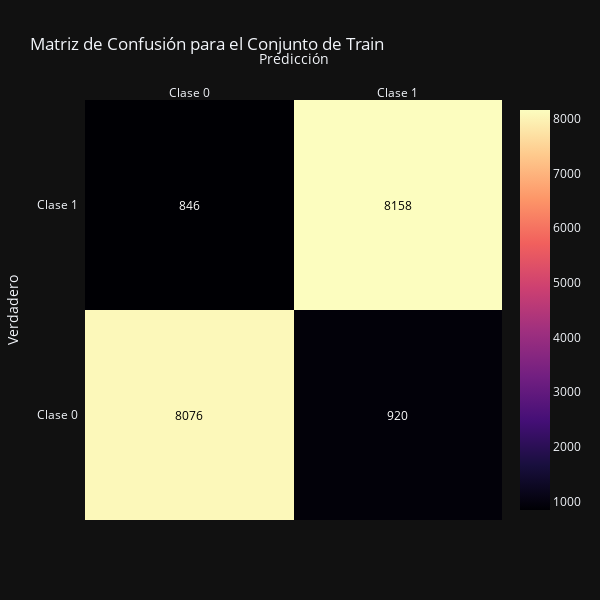

This figure's notebook cell:
### Code cell
# Visualizar la matriz de confusión para el conjunto de entrenamiento
plot_confusion_matrix(y_train, y_pred_train, class_names, 'Train')

# Visualizar la matriz de confusión para el conjunto de validación
plot_confusion_matrix(y_val, y_pred_val, class_names, 'Validation')

# Visualizar la matriz de confusión para el conjunto de prueba
plot_confusion_matrix(y_test, y_pred_test, class_names, 'Test')

### Figure 1 — Plotly figure (JSON) as saved in the notebook; plotly's stock layout.template omitted (floating-point values rounded to 4 significant figures)
{"data": [{"colorscale": [[0, "#000004"], [0.1111, "#180f3d"], [0.2222, "#440f76"], [0.3333, "#721f81"], [0.4444, "#9e2f7f"], [0.5556, "#cd4071"], [0.6667, "#f1605d"], [0.7778, "#fd9668"], [0.8889, "#feca8d"], [1, "#fcfdbf"]], "reversescale": false, "showscale": true, "type": "heatmap", "x": ["Clase 0", "Clase 1"], "y": ["Clase 0", "Clase 1"], "z": [[8076, 920], [846, 8158]]}], "layout": {"annotations": [{"font": {"color": "#000000"}, "showarrow": false, "text": "8076", "x": "Clase 0", "xref": "x", "y": "Clase 0", "yref": "y"}, {"font": {"color": "#FFFFFF"}, "showarrow": false, "text": "920", "x": "Clase 1", "xref": "x", "y": "Clase 0", "yref": "y"}, {"font": {"color": "#FFFFFF"}, "showarrow": false, "text": "846", "x": "Clase 0", "xref": "x", "y": "Clase 1", "yref": "y"}, {"font": {"color": "#000000"}, "showarrow": false, "text": "8158", "x": "Clase 1", "xref": "x", "y": "Clase 1", "yref": "y"}], "height": 600, "title": {"text": "Matriz de Confusión para el Conjunto de Train"}, "width": 600, "xaxis": {"dtick": 1, "gridcolor": "rgb(0, 0, 0)", "side": "top", "ticks": "", "title": {"text": "Predicción"}}, "yaxis": {"dtick": 1, "ticks": "", "ticksuffix": "  ", "title": {"text": "Verdadero"}}}}
